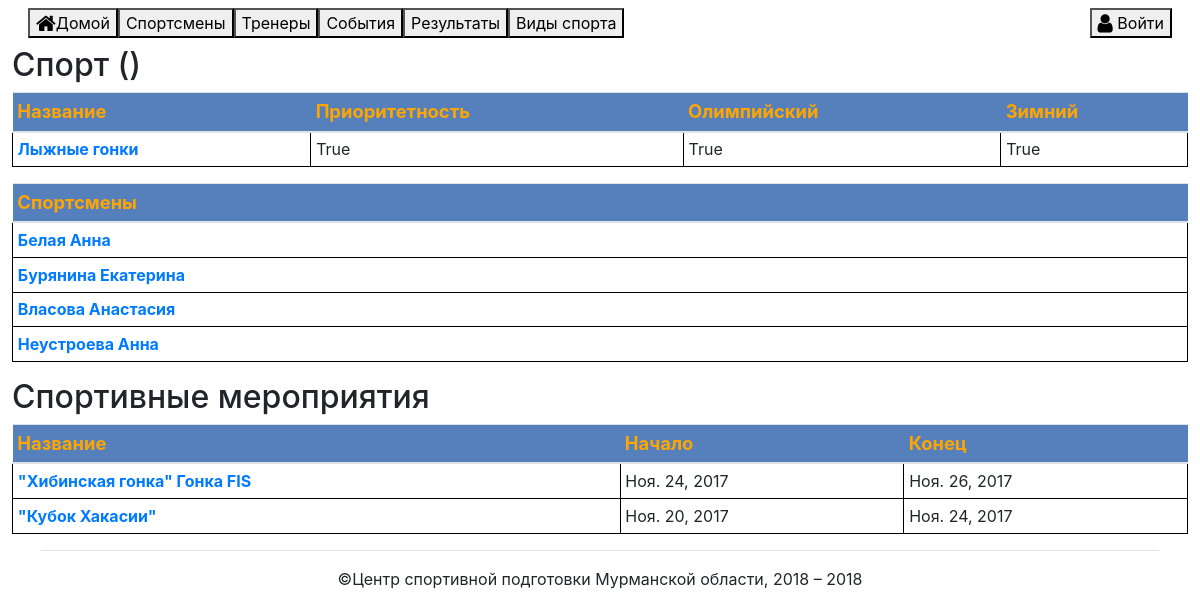
The page /sport/145 on the database as committed earlier.
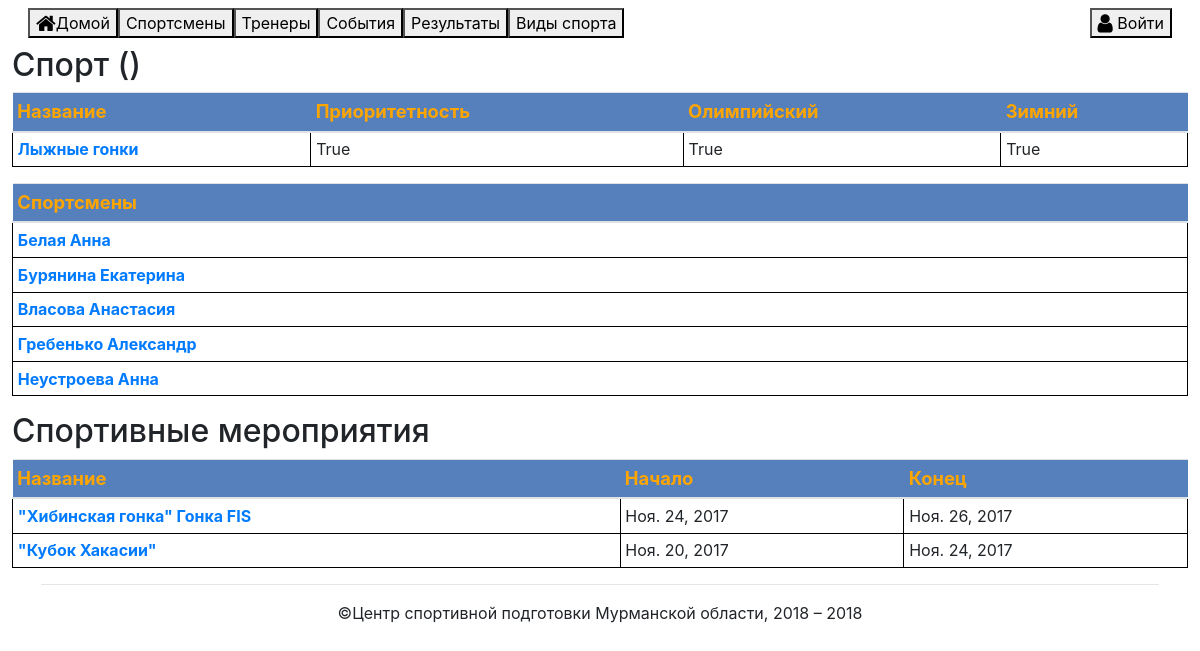
The same page on the database as committed later.
### sport_reserve/models.py (models this page shows, shortened)
class Sportsman(Model):
    class Meta:
        verbose_name = "Спортсмен"
        verbose_name_plural = "Спортсмены"
    FIO = CharField(verbose_name="Фамилия, Имя, Отчество", help_text="ФИО спортсмена", max_length=100)
    Photo = ImageField(upload_to=get_photo_path, verbose_name="Фото",
                       help_text="Фото спортсмена", null=True, blank=True)
    Birthday = DateField(verbose_name="День рождения", help_text="День рождения", null=True, blank=True)
    Sport = ForeignKey(Sport, verbose_name="Вид спорта", help_text="Вид спорта, которым занимается спортсмен",
                       on_delete=PROTECT, null=True)
    Degree = CharField(verbose_name="Разряд/звание", help_text="Разряд или звание, присвоенные спорстмену",
                       blank=True, null=True, max_length=100)
    AssignmentDate = DateField(verbose_name="Срок окончания трудового договора", blank=True, null=True)
    ParallelDate = DateField(verbose_name="Срок окончания параллельного зачета", blank=True, null=True)
    PersonalTrainer = ForeignKey(Trainer, verbose_name="Текущий тренер", on_delete=PROTECT, blank=True, null=True)
    Organisation = CharField(verbose_name="ФСО", help_text="Физкультурно-спортивная организация", blank=True, null=True,
                             max_length=100)

class Event(Model):
    class Meta:
        verbose_name = "Мерприятие"
        verbose_name_plural = "Мероприятия"
    Name = CharField(verbose_name="Название мероприятия", max_length=100)
    Place = ForeignKey(Place,
                       verbose_name="Место проведения",
                       help_text="Место проведения мероприятия или соревнования",
                       on_delete=PROTECT)
    Type = CharField(max_length=3, choices=EVENTTYPE_CHOICES,
                     verbose_name="Вид мероприятия",
                     help_text="Тренировочные, Всероссийские, Международные")
    Sport = ForeignKey(Sport,
                       verbose_name="Вид спорта",
                       help_text="Вид спорта", on_delete=PROTECT)
    Groups = ManyToManyField(Group, verbose_name="Группы",
                             help_text="Группы")
    AssignedTrainers = ManyToManyField(Trainer, verbose_name="Назначенный тренер", help_text="Назначенный тренер", blank=True)
    AssignedSportsmen = ManyToManyField(Sportsman, verbose_name="Назначенный спортсмен", help_text="Назначенные спортсмены", blank=True)
    Stage = CharField(verbose_name="Этап соревнований", null=True, blank=True, max_length=30)
    DateStart = DateField(verbose_name="Дата начала мероприятия")
    DateEnd = DateField(verbose_name="Дата окончания мероприятия")
    EKP = CharField(verbose_name="№ ЕКП", null=True, blank=True, max_length=30)
    FactCost = FloatField(verbose_name="Фактические расходы", null=True, blank=True)

### sport_reserve/views.py (the view)
# urls.py: re_path(r'^sport/(?P<pk>\d+)$', views.SportView.as_view(), name='sport-detail'),
class SportView(DetailView):
    model = Sport
    def get_context_data(self, **kwargs):
        context = super().get_context_data(**kwargs)
        context['sportsmen'] = Sportsman.objects.filter(Sport=kwargs['object'])
        context['events'] = Event.objects.filter(Sport=kwargs['object']).order_by("-DateEnd")
        return context

### sport_reserve/templates/dictionary/sport_detail.html
{% extends 'sport_reserve/base.html' %}
{% block content %}
<h2>Спорт ({{ object_list.count }})</h2>
<table class="table table-sm table-nowrap table-hover">
<thead>
    <th>Название</th>
    <th>Приоритетность</th>
    <th>Олимпийский</th>
    <th>Зимний</th>
</thead><tbody>
        <tr>
        <td><a href="{% url 'sport-detail' sport.id %}">{{ sport.Name }}</a></td>
        <td>{{ object.Priority}}</td>
        <td>{{ object.Olympic}}</td>
        <td>{{ object.Winter}}</td>
        </tr>
</tbody>
</table>
<table class="table table-sm table-nowrap table-hover">
<thead><th>Спортсмены</th></thead>
{% for sportsman in sportsmen %}
    <tr><td><a href="{% url 'sportsman-detail' sportsman.id %}">{{  sportsman.FIO }}</a></td></tr>
{% empty %}
    <tr><td>нет спортсменов</td></tr>
{% endfor %}
</table>
<h2>Спортивные мероприятия</h2>
<table class="table table-sm table-nowrap table-hover">
<thead><th>Название</th><th>Начало</th><th>Конец</th></thead>
{% for event in events %}
    <tr><td><a href="{% url 'event-detail' event.id %}">{{  event.Name }}</a></td><td>{{ event.DateStart }}</td><td>{{ event.DateEnd }}</td></tr>
{% empty %}
    <tr><td>нет мероприятий</td></tr>
{% endfor %}
</table>
{% endblock %}

Rows that differ between the two databases and show on the page:
now on this page (row edited): Sportsman: FIO "Гребенько Александр"
